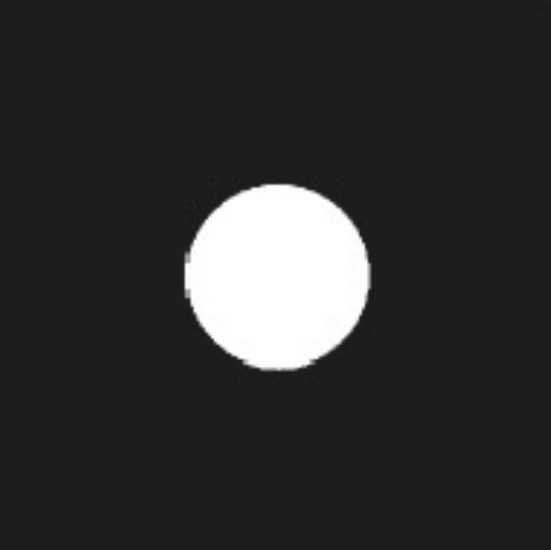
#> input picture Gaussian_Image.jpg, 551 x 550 px, found by its file name
$ jupyter execute Exercise_01.ipynb
#> lines starting #> are read from the running program, lines starting #| are printed output that depends on the picture
#Gaussiann Blur Filter:

[cell 1]
import cv2
import numpy as np
from matplotlib import pyplot as plt

[cell 2]
# Read an image
image_path = r".\Gaussian_Image.jpg"
image = cv2.imread(image_path)
#> image is the input picture: shape (550, 551, 3); mean B, G, R 46.9, 48.7, 48.7

[cell 3]
# Check if the image is loaded successfully
if image is None:
    print(f"Error: Unable to load the image at {image_path}")

[cell 4]
# Convert the image to grayscale
gray_image = cv2.cvtColor(image, cv2.COLOR_BGR2GRAY)

[cell 5]
# Apply a filter (e.g., Gaussian blur)
blurred_image = cv2.GaussianBlur(gray_image, (85, 85), 0)
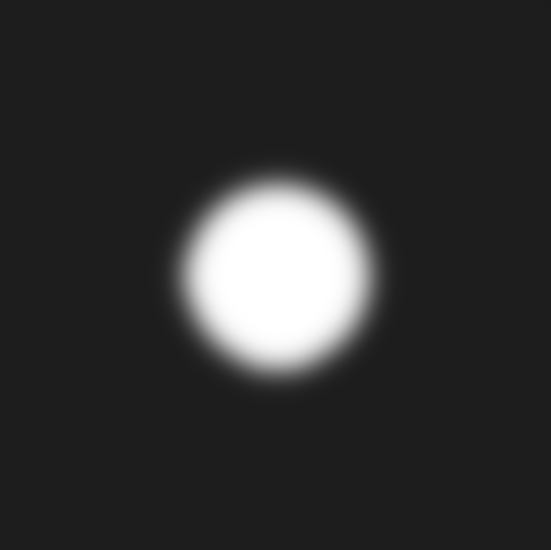
#> blurred_image: shape (550, 551); min 28, max 255, mean 48.7

[cell 6]
# Concatenate original and processed images horizontally
comparison_image = np.hstack((gray_image, blurred_image))
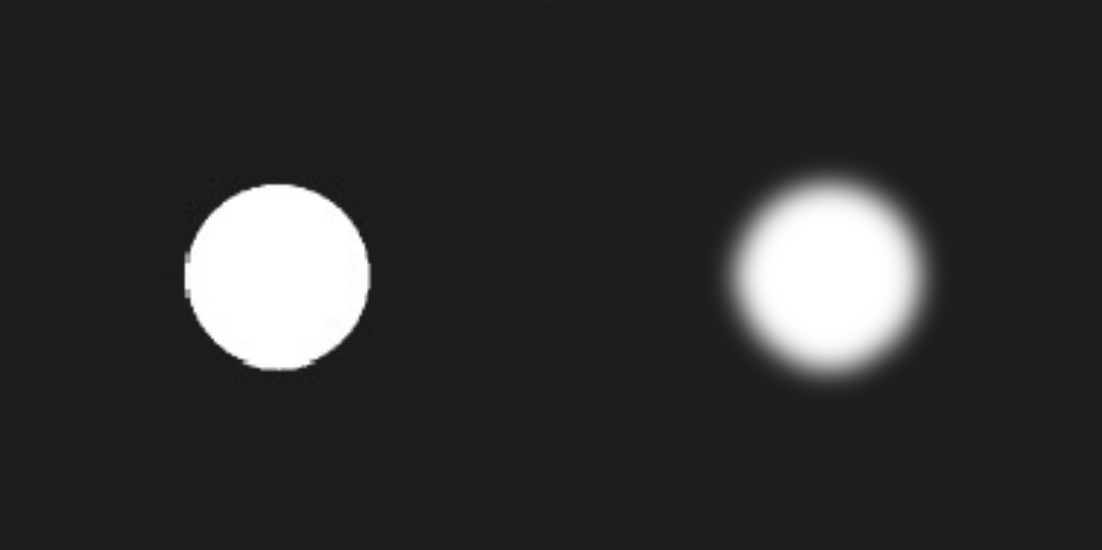
#> comparison_image: shape (550, 1102); min 19, max 255, mean 48.7
